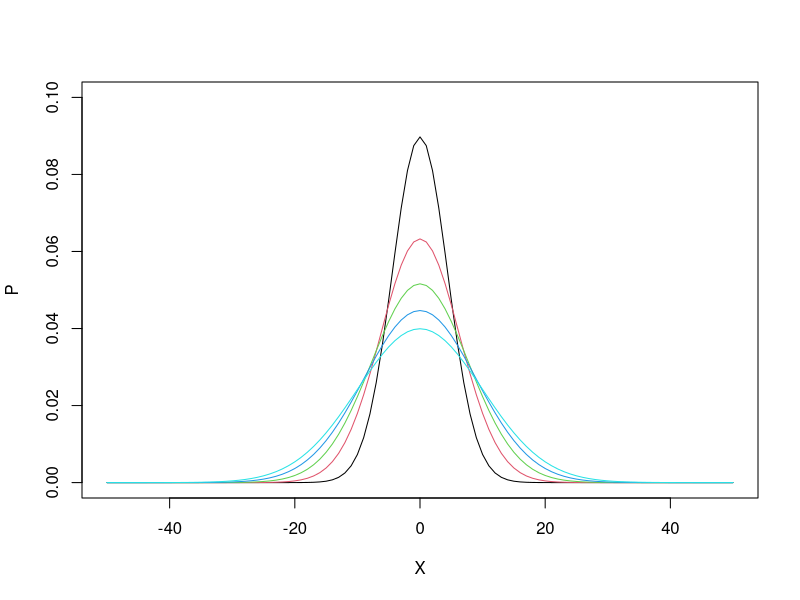
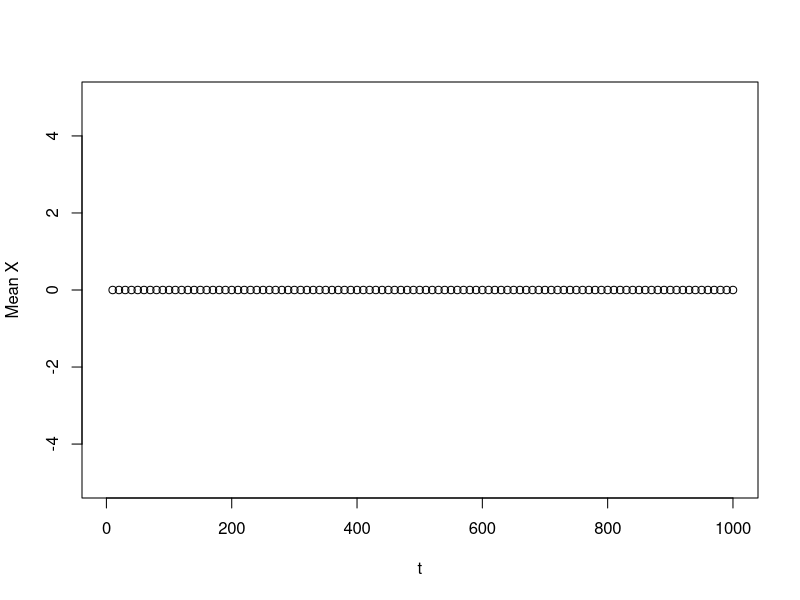
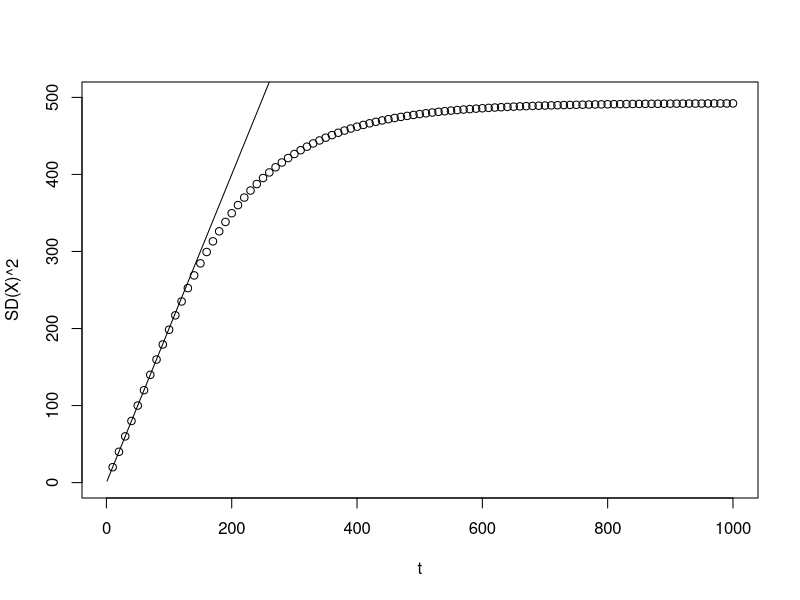

Write R code to recreate these figures, in order.
## ---- chunk 1
knitr::opts_chunk$set(echo = TRUE)
## ---- chunk 2
l = 100; dX = 1; dt = 0.01; D = 1
n = as.integer(l/dX)+1  # number of grid points
X_all = (c(1:n) - (n+1)/2)*dX
p_0 = numeric(n) # the state variable: a vector of P(X,t) for all grids at time t
p_0[(n+1)/2] = 1 # specify the initial condition

pde_fd <- function(n, p, dX, dt, D, t_tot) {
  factor = D/dX**2*dt
  for (i in seq_len(as.integer(t_tot/dt))){
    p_plus_one = c(p[-1], 0) # a vector, P(X+dX) for all Xs, 0 is added to specify the boundary conditions
    p_minus_one = c(0, p[1:(n-1)])  # a vector, P(X-dX) for all Xs, 0 is added to specify the boundary conditions
    p = p + factor * (p_plus_one + p_minus_one - 2 * p) # finite difference to update all P(X,t)
  }
  return(p)
}

p_1 <- pde_fd(n, p_0, dX, dt, D, 10)
plot(X_all,p_1, type="l", col=1, xlab="X", ylab="P", xlim=c(-50,50), ylim=c(0,0.1)) 

for (i in 2:5){
  p_1 <- pde_fd(n, p_1, dX, dt, D, 10)
  lines(X_all,p_1, col=i)
}
## ---- chunk 3
meanX <- function(p, X) {
  return(p %*% X / sum(p))
}
sdX <- function(p, X) {
  var = p %*% X**2 / sum(p)
  return(sqrt(var - meanX(p,X)**2))
}

len = 100
meanX_all = numeric(len)
sdX_all = numeric(len)
p_1 <- pde_fd(n, p_0, dX, dt, D, 10)
meanX_all[1] = meanX(p_1,X_all)
sdX_all[1] = sdX(p_1,X_all)
for(i in 2:len){
  p_1 <- pde_fd(n, p_1, dX, dt, D, 10)
  meanX_all[i] = meanX(p_1,X_all)
  sdX_all[i] = sdX(p_1,X_all)
}
t_all = 10 * c(1:len)
plot(t_all,meanX_all, type="p", col=1, xlab="t", ylab="Mean X", xlim=c(1,len*10), ylim=c(-5,5)) 
plot(t_all,sdX_all**2, type="p", col=1, xlab="t", ylab="SD(X)^2", xlim=c(1,len*10), ylim=c(0,500)) 
curve(x*D*2, add = TRUE)
